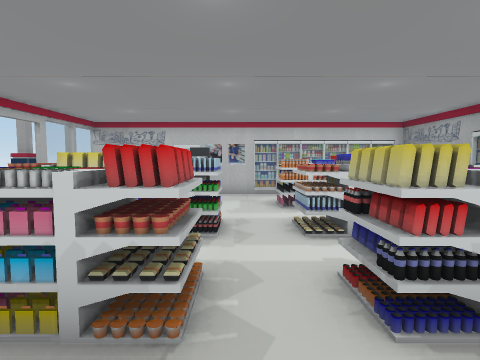
view 1 (above)

18 first-person views from a walk through a Unity game level. The camera is 1.5 m above the floor, tilts 4° down and sees 80° across. Doors are open. The floor is counted in squares, 1 m on a side. Each view is taken from the middle of a square. On the plan, view 1 faces up. The plan holds only what a view shows up to about 14 squares ahead; the rest is blank. The place goes on beyond the plan. The player is left out. Some surface patterns are stand-ins.

view 2
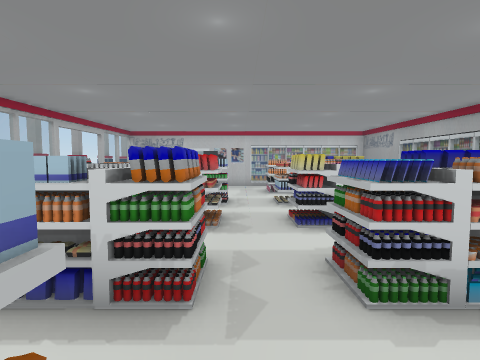

view 3
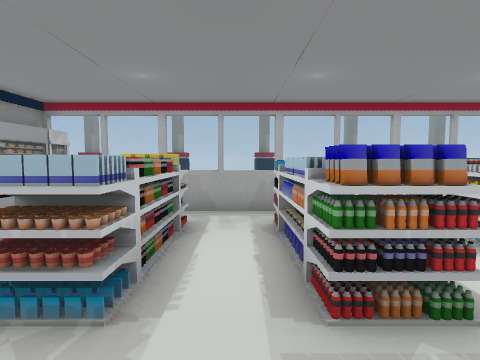

view 4
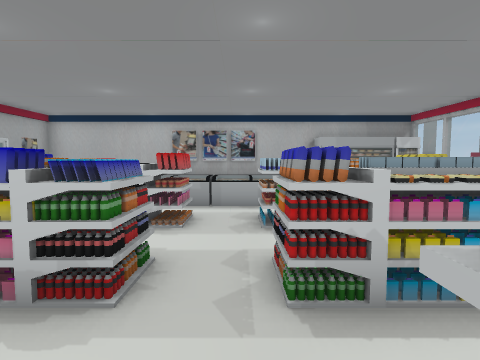

view 5
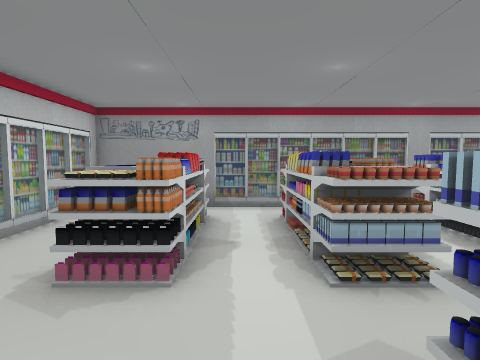

view 6
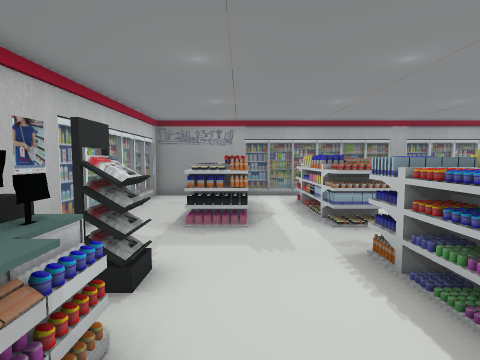

view 7
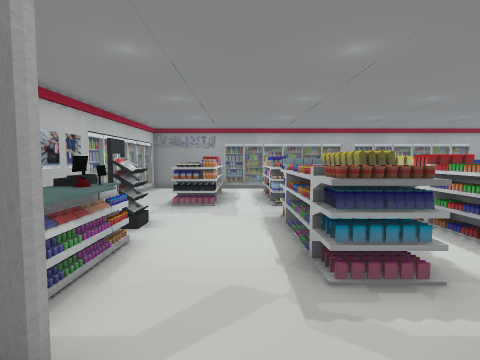

view 8
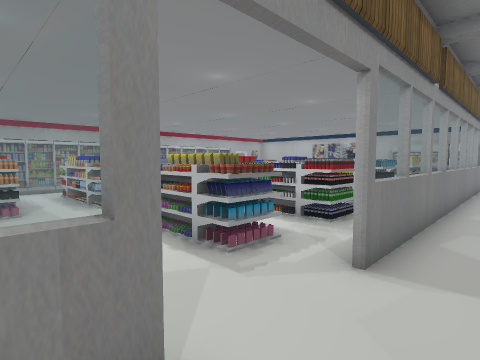

view 9
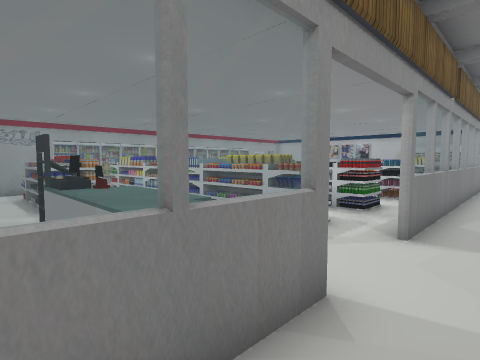

view 10
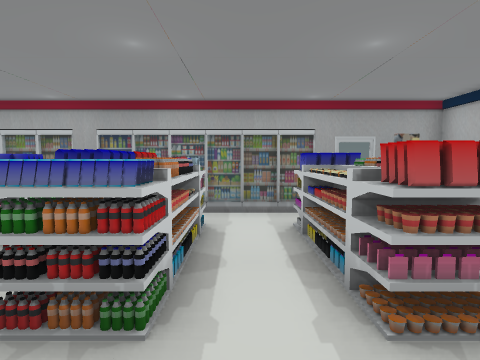

view 11
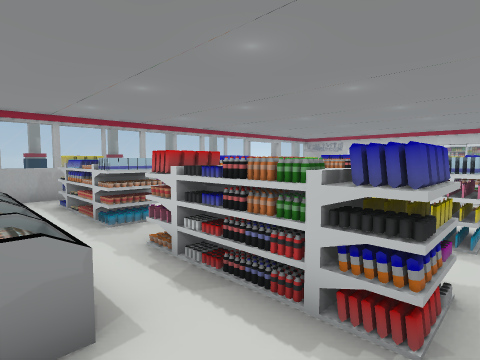

view 12
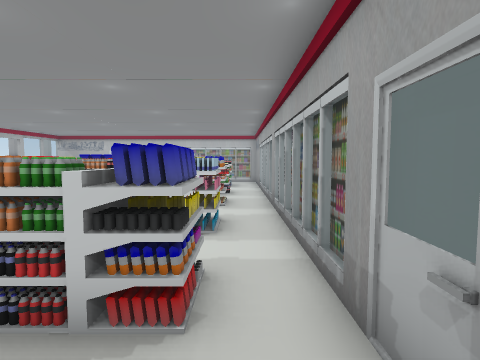

view 13
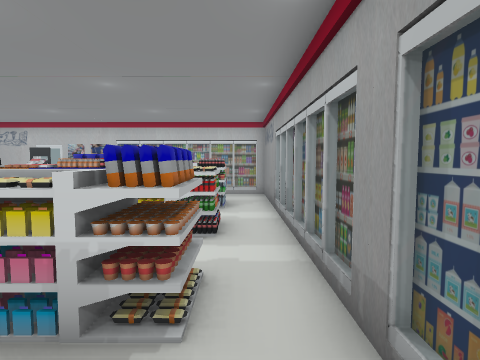

view 14
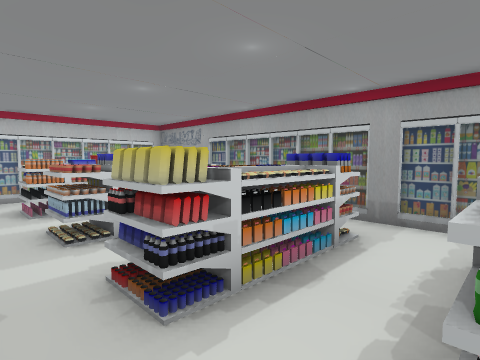

view 15
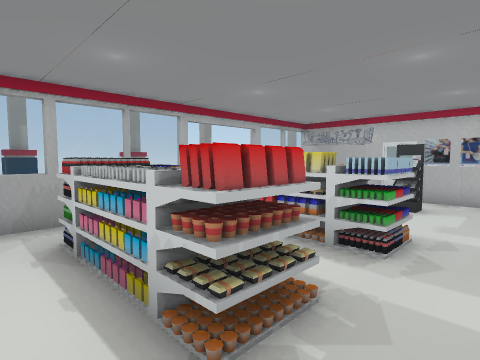

view 16
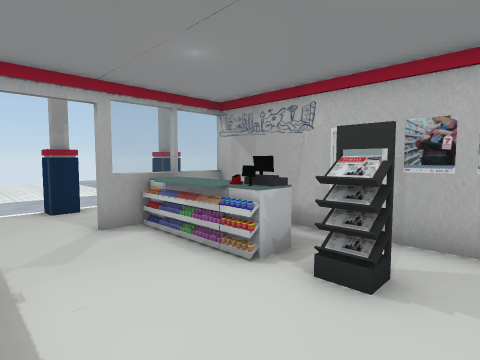

view 17
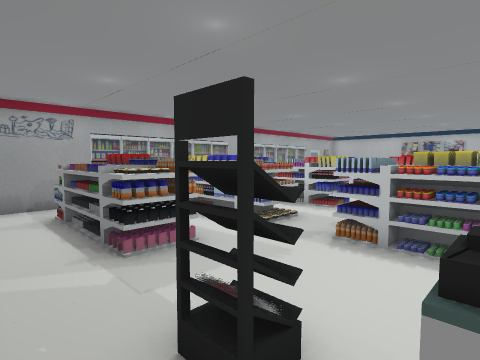

view 18
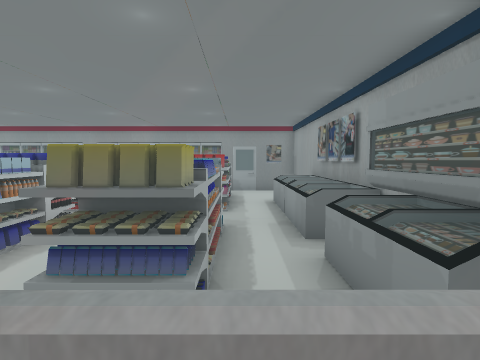

### Floor plan
Points are (right, up) in squares from view 1. A wall is a line through its corners. A room is listed if a view was taken in it or the views show most of it. See-through windows are left out.
Room 1 (views 1, 2, 3, 10, 11, 12, 13, 14, 15)
walls: (-6.3, -0.2) (-6.3, -6); (7.3, -3.7) (7.3, 2.1); (7.1, -6) (7.1, 1.5); (7.3, -5.9) (7.3, -4.5); (-6.3, 3) (-6.3, 1.5)
ways out: opening at (-1.7, 2) to room 2; opening at (6, 2) to room 2
objects: other object (-6, -7) to (-3, -6); other object (-5, -4); other object (-5, -1) to (-1, 0); other object (-4, -5); other object (-4, -4) to (-2, -4); other object (-4, -3); other object (-3, -5); other object (-3, -3) to (-2, -3); other object (-2, -7) to (0, -6); other object (-2, -5); other object (-1, -5) to (-1, -3); other object (1, -7) to (3, -6); other object (1, -5) to (5, -3); other object (1, -1) to (5, 0)
Room 2 (views 4, 5, 6, 16, 17)
walls: (-1.9, 12.7) (-2.9, 12.7); (6.8, 12.7) (0.6, 12.7); (-6.3, 4.4) (-6.3, 3); (7.3, 2.6) (7.3, 8.9); (7.1, 1.5) (7.1, 12.5) (-6.3, 12.5) (-6.3, 11.4)
ways out: opening at (-1.7, 2) to room 1; opening at (6, 2) to room 1; open door at (-6, 7.5) to room 3
objects: other object (-6, 10) to (-3, 11); other object (-5, 2) to (-1, 4); other object (-5, 6) to (-1, 7); other object (-2, 10) to (-2, 11); other object (1, 2) to (5, 4); other object (1, 6) to (2, 6); other object (1, 7) to (2, 7); other object (1, 9) to (5, 10); other object (3, 6) to (4, 6); other object (3, 7) to (4, 7); other object (5, 6) to (5, 7)
Room 3 (views 7, 8, 9, 18)
walls: (-6.5, 9.1) (-6.5, 9.6); (-6.5, 11.5) (-6.5, 12); (-6.5, -6.4) (-6.5, 6.1)
ways out: open door at (-6, 7.5) to room 2
objects: other object (-10, -5) to (-9, -4); other object (-10, -1) to (-9, -1); other object (-10, 2) to (-9, 3); other object (-10, 6) to (-9, 6); other object (-10, 9) to (-9, 9); other object (-10, 12) to (-9, 13)

Where each view was taken, in squares from view 1:
view 1: 0 up, 0 right, facing up
view 2: 4 down, 0 right, facing up
view 3: 2 down, 2 right, facing left
view 4: 3 up, 0 right, facing down
view 5: 8 up, 2 left, facing right
view 6: 9 up, 5 left, facing right
view 7: 8 up, 8 left, facing right
view 8: 10 up, 8 left, facing down-right
view 9: 12 up, 8 left, facing down-right
view 10: 2 down, 1 left, facing right
view 11: 7 down, 6 right, facing up-left
view 12: 7 down, 6 right, facing up
view 13: 0 up, 6 right, facing up
view 14: 0 up, 0 right, facing up-right
view 15: 1 up, 1 right, facing up-left
view 16: 7 up, 0 right, facing up-left
view 17: 12 up, 3 left, facing down-right
view 18: 5 down, 7 left, facing right
